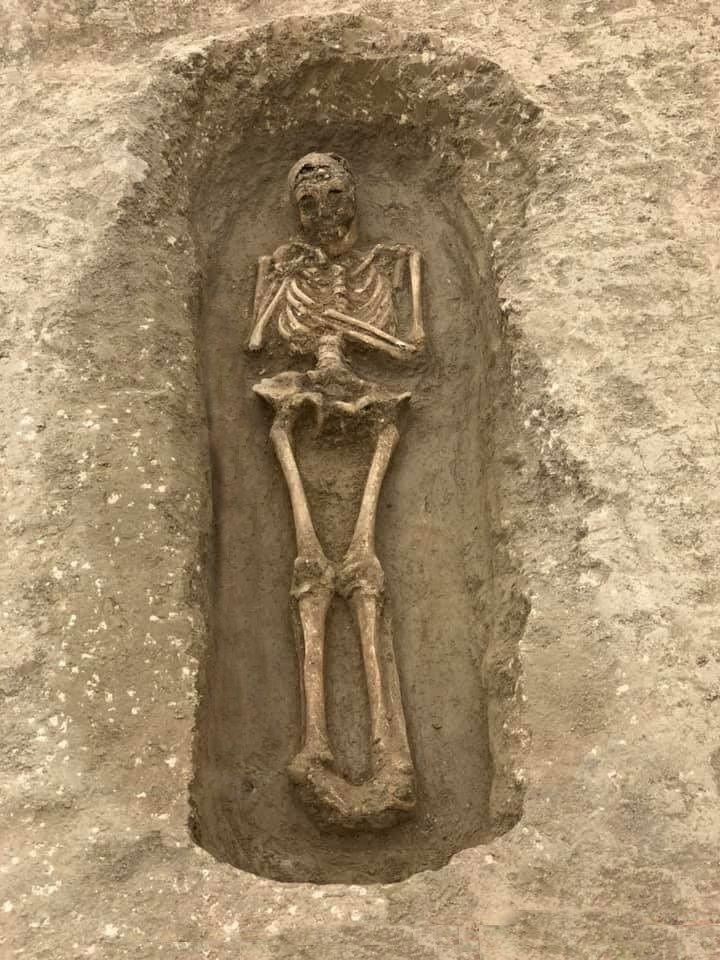
#> input picture images/dead guy.jpg, 720 x 960 px, found by its file name
$ python main.py
#> lines starting #> are read from the running program, lines starting #| are printed output that depends on the picture
import cv2 as cv

image = cv.imread("C:/Users/ahmed.mostafa/PycharmProjects/OpenCV_Project/images/dead guy.jpg")
#> image is the input picture: shape (960, 720, 3); mean B, G, R 109, 141.6, 163.2
cv.imshow("dead guy",image)
img_RGB = cv.cvtColor(image,cv.COLOR_BGR2RGB)
cv.imshow("dead guy RGB",img_RGB)
img_gray = cv.cvtColor(image,cv.COLOR_RGB2GRAY)
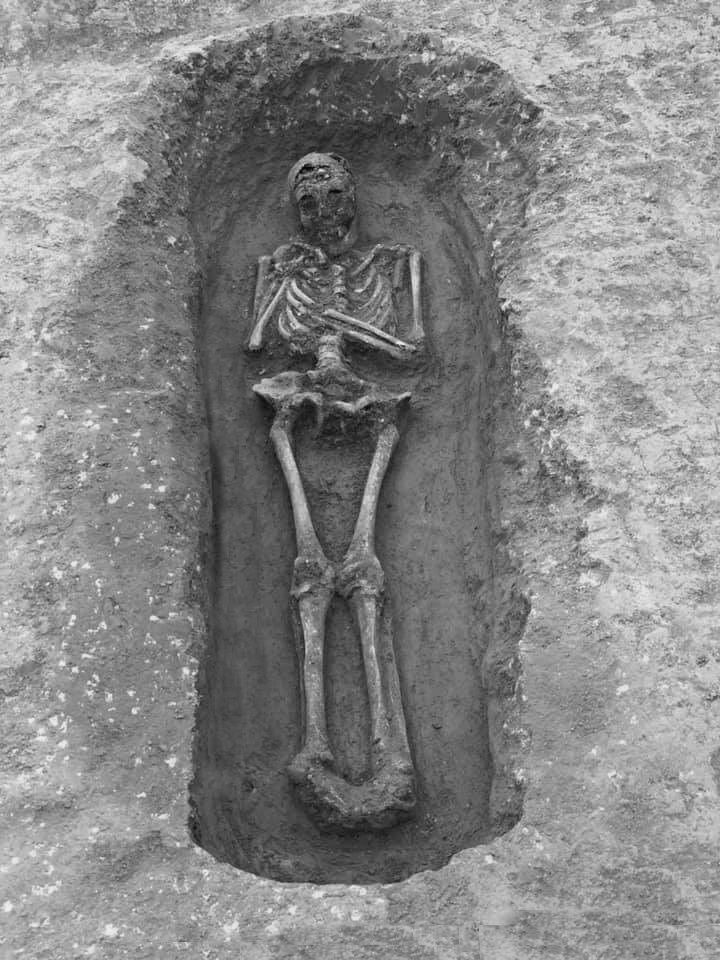
#> img_gray: shape (960, 720); min 4, max 243, mean 134.2
cv.imshow("dead guy GRAY", img_gray)

cv.imwrite('C:/Users/ahmed.mostafa/PycharmProjects/OpenCV_Project/saved images/img_RGP.png',img_RGB)
cv.waitKey(0)
cv.destroyWindow("dead guy")
